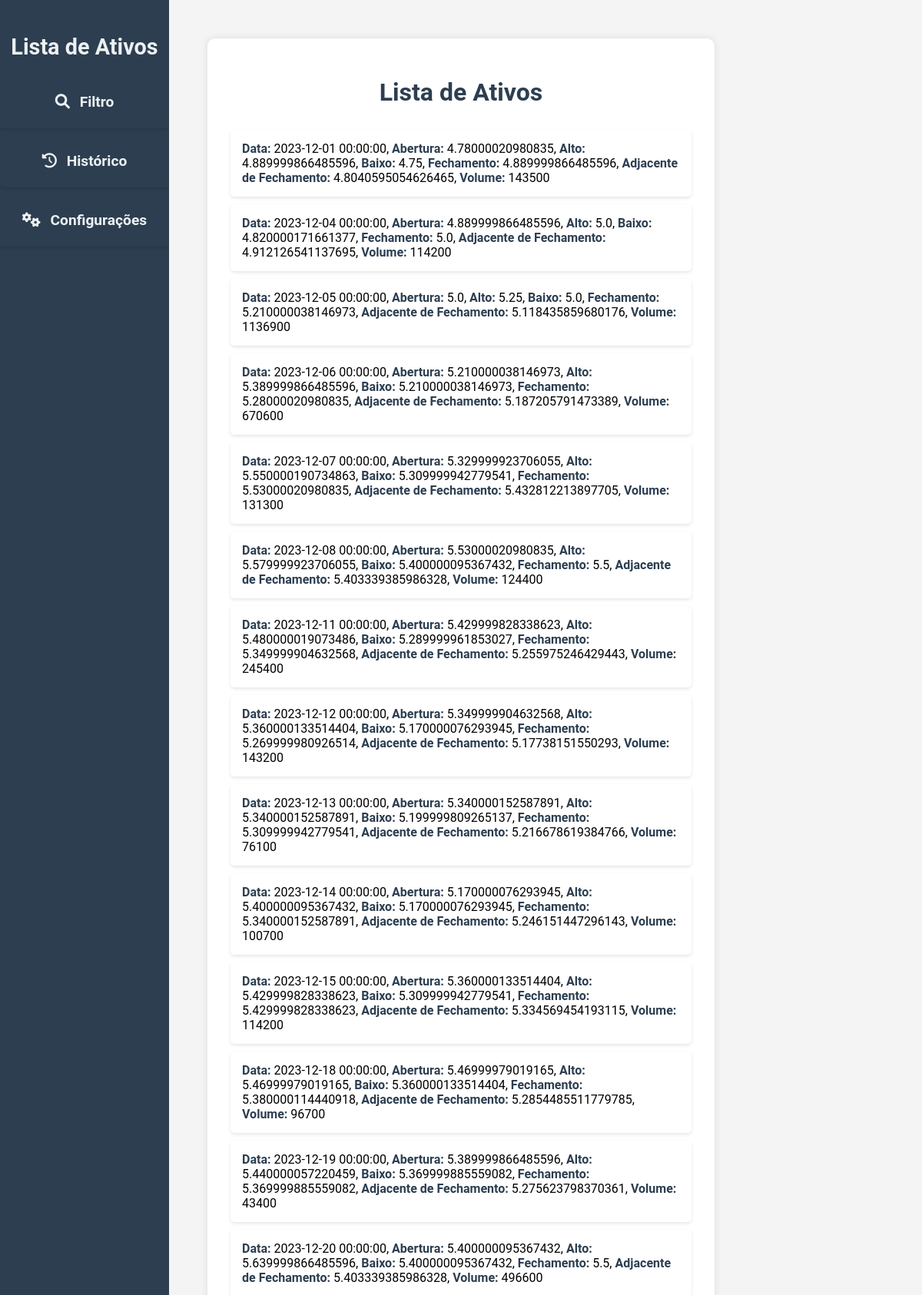
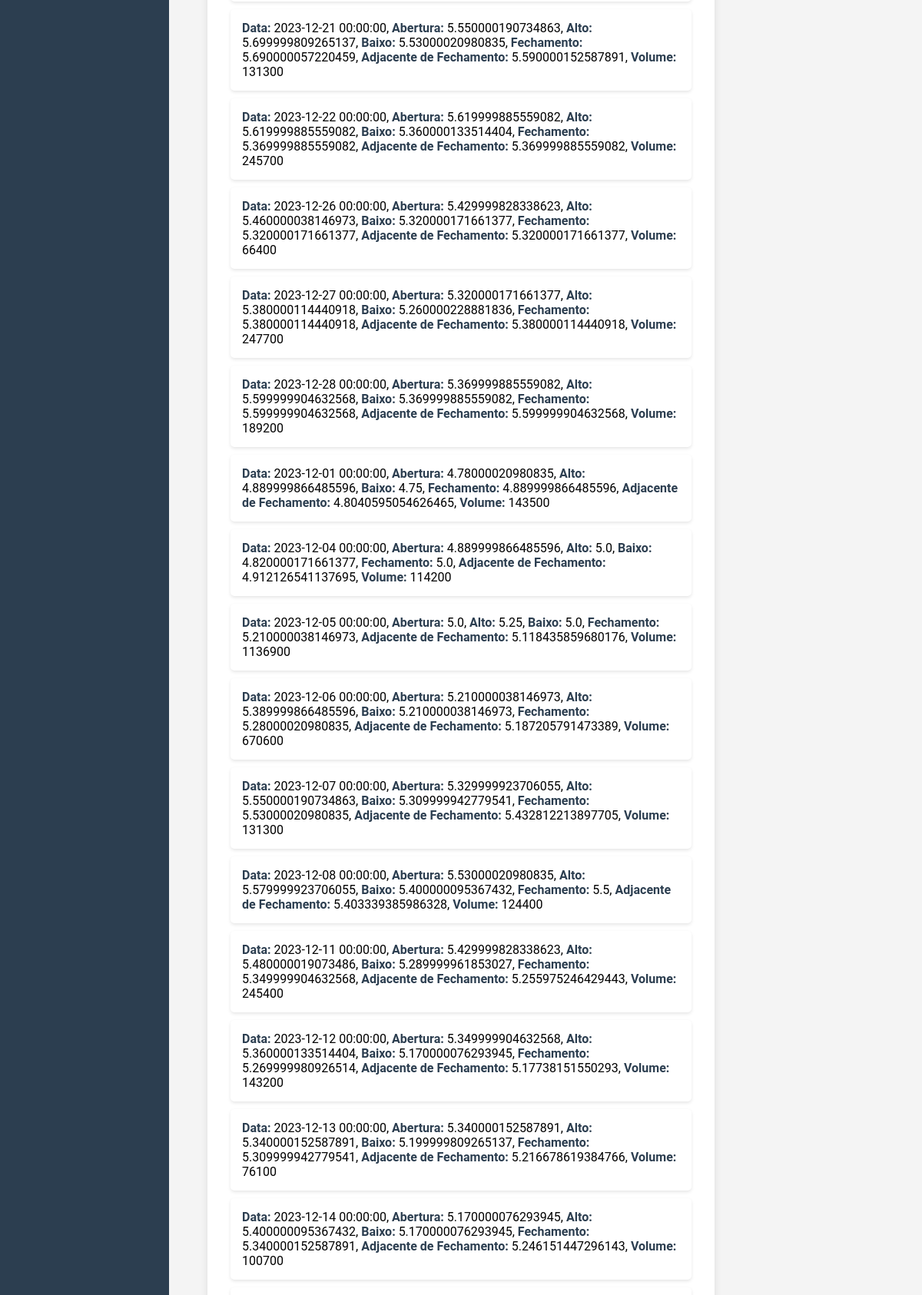
Screenshot of /index/history/ (upper part) with the database file from the repository (2 pictures, top to bottom).
### ativos/models.py (models this page shows)
class Ativo(models.Model):
    date = models.CharField(
        verbose_name = "Data da cotação do ativo",
        max_length = 10,
    )
    open = models.CharField(
        verbose_name = "Preço de abertura",
        max_length = 10,
    )
    high = models.CharField(
        verbose_name = "Preço mais alto",
        max_length = 10,
    )
    low = models.CharField(
        verbose_name = "Preço mais baixo",
        max_length = 10,
    )
    close = models.CharField(
        verbose_name = "Preço de fechamento",
        max_length = 10,
    )
    adj_close = models.CharField(
        verbose_name = "Preço adjacente de fechamento",
        max_length = 10,
    )
    volume = models.CharField(
        verbose_name = "Volume",
        max_length = 20,
    )
    class Meta:
        verbose_name = "Ativo"
        verbose_name_plural = "Ativos"

### members/views.py (the view)
def history(request):
    ativos = Ativo.objects.all()
    return render(request, 'history.html', {'ativos': ativos})

### templates/history.html (shortened to what this page needs)
<!DOCTYPE html>
<html lang="en">
<head>
    {% load static %}
    <link rel="stylesheet" href="https://cdnjs.cloudflare.com/ajax/libs/font-awesome/6.0.0/css/all.min.css">
</head>
<body>
<div id="menu">
    <h2 id="title">Lista de Ativos</h2>
    <ul>
        <li><a href="{% url 'index' %}"><i class="fas fa-search"></i> Filtro </a></li>
        <li><a href="{% url 'history' %}"><i class="fas fa-history"></i> Histórico</a></li>
        <li><a href="{% url 'configuration' %}"><i class="fas fa-cogs"></i>  Configurações</a></li>
    </ul>
</div>
<div id="content_history">
    <h1>Lista de Ativos</h1>
    <ul>
        {% for ativo in ativos %}
            <li>
                <span>Data:</span> {{ ativo.date }},
                <span>Abertura:</span> {{ ativo.open }},
                <span>Alto:</span> {{ ativo.high }},
                <span>Baixo:</span> {{ ativo.low }},
                <span>Fechamento:</span> {{ ativo.close }},
                <span>Adjacente de Fechamento:</span> {{ ativo.adj_close }},
                <span>Volume:</span> {{ ativo.volume }}
            </li>
        {% endfor %}
    </ul>
</div>
</body>
</html>

### templates/history.html (style rules this page uses)
body { font-family: 'Roboto', Arial, sans-serif; margin: 0; padding: 0; background-color: #f4f4f4; }
#menu { width: 220px; height: 100%; background-color: #2c3e50; color: #ecf0f1; position: fixed; left: 0; top: 0; padding-top: 20px; overflow-y: auto; }
#menu h2 { color: #ecf0f1; font-size: 1.8em; margin-bottom: 20px; text-align: center; }
#menu ul { list-style: none; padding: 0; margin: 0; }
#menu li { margin-bottom: 8px; }
#menu a { text-decoration: none; color: #ecf0f1; padding: 8px 12px; display: block; transition: background-color 0.3s ease; text-align: center; font-size: 1.2em; font-weight: bold; border-radius: 4px; font-family: 'Roboto', Arial, sans-serif; }
#menu a i { margin-right: 8px; }
#content_history { margin-left: 240px; max-width: 600px; margin-top: 50px; margin-left: auto; margin-right: auto; padding: 30px; background-color: #fff; border-radius: 10px; box-shadow: 0 0 10px rgba(0, 0, 0, 0.1); }
h1 { color: #2c3e50; text-align: center; margin-bottom: 30px; }
ul { list-style: none; padding: 0; margin: 0; }
li { background-color: transparent; padding: 15px; margin-bottom: 10px; border-radius: 5px; box-shadow: 0 2px 4px rgba(0, 0, 0, 0.1); }
li:before { margin-right: 10px; color: #ecf0f1; }
span { font-weight: bold; color: #555; }

### rows the page displays
Ativo: date "2023-12-01 00:00:00", open "4.78000020980835", high "4.889999866485596", low "4.75", close "4.889999866485596", adj_close "4.8040595054626465", volume "143500"
Ativo: date "2023-12-04 00:00:00", open "4.889999866485596", high "5.0", low "4.820000171661377", close "5.0", adj_close "4.912126541137695", volume "114200"
Ativo: date "2023-12-05 00:00:00", open "5.0", high "5.25", low "5.0", close "5.210000038146973", adj_close "5.118435859680176", volume "1136900"
Ativo: date "2023-12-06 00:00:00", open "5.210000038146973", high "5.389999866485596", low "5.210000038146973", close "5.28000020980835", adj_close "5.187205791473389", volume "670600"
Ativo: date "2023-12-07 00:00:00", open "5.329999923706055", high "5.550000190734863", low "5.309999942779541", close "5.53000020980835", adj_close "5.432812213897705", volume "131300"
Ativo: date "2023-12-08 00:00:00", open "5.53000020980835", high "5.579999923706055", low "5.400000095367432", close "5.5", adj_close "5.403339385986328", volume "124400"
Ativo: date "2023-12-11 00:00:00", open "5.429999828338623", high "5.480000019073486", low "5.289999961853027", close "5.349999904632568", adj_close "5.255975246429443", volume "245400"
Ativo: date "2023-12-12 00:00:00", open "5.349999904632568", high "5.360000133514404", low "5.170000076293945", close "5.269999980926514", adj_close "5.17738151550293", volume "143200"
Ativo: date "2023-12-13 00:00:00", open "5.340000152587891", high "5.340000152587891", low "5.199999809265137", close "5.309999942779541", adj_close "5.216678619384766", volume "76100"
Ativo: date "2023-12-14 00:00:00", open "5.170000076293945", high "5.400000095367432", low "5.170000076293945", close "5.340000152587891", adj_close "5.246151447296143", volume "100700"
Ativo: date "2023-12-15 00:00:00", open "5.360000133514404", high "5.429999828338623", low "5.309999942779541", close "5.429999828338623", adj_close "5.334569454193115", volume "114200"
Ativo: date "2023-12-18 00:00:00", open "5.46999979019165", high "5.46999979019165", low "5.360000133514404", close "5.380000114440918", adj_close "5.2854485511779785", volume "96700"
Ativo: date "2023-12-19 00:00:00", open "5.389999866485596", high "5.440000057220459", low "5.369999885559082", close "5.369999885559082", adj_close "5.275623798370361", volume "43400"
Ativo: date "2023-12-20 00:00:00", open "5.400000095367432", high "5.639999866485596", low "5.400000095367432", close "5.5", adj_close "5.403339385986328", volume "496600"
Ativo: date "2023-12-21 00:00:00", open "5.550000190734863", high "5.699999809265137", low "5.53000020980835", close "5.690000057220459", adj_close "5.590000152587891", volume "131300"
Ativo: date "2023-12-22 00:00:00", open "5.619999885559082", high "5.619999885559082", low "5.360000133514404", close "5.369999885559082", adj_close "5.369999885559082", volume "245700"
Ativo: date "2023-12-26 00:00:00", open "5.429999828338623", high "5.460000038146973", low "5.320000171661377", close "5.320000171661377", adj_close "5.320000171661377", volume "66400"
Ativo: date "2023-12-27 00:00:00", open "5.320000171661377", high "5.380000114440918", low "5.260000228881836", close "5.380000114440918", adj_close "5.380000114440918", volume "247700"
Ativo: date "2023-12-28 00:00:00", open "5.369999885559082", high "5.599999904632568", low "5.369999885559082", close "5.599999904632568", adj_close "5.599999904632568", volume "189200"
Ativo: date "2023-12-01 00:00:00", open "4.78000020980835", high "4.889999866485596", low "4.75", close "4.889999866485596", adj_close "4.8040595054626465", volume "143500"
Ativo: date "2023-12-04 00:00:00", open "4.889999866485596", high "5.0", low "4.820000171661377", close "5.0", adj_close "4.912126541137695", volume "114200"
Ativo: date "2023-12-05 00:00:00", open "5.0", high "5.25", low "5.0", close "5.210000038146973", adj_close "5.118435859680176", volume "1136900"
Ativo: date "2023-12-06 00:00:00", open "5.210000038146973", high "5.389999866485596", low "5.210000038146973", close "5.28000020980835", adj_close "5.187205791473389", volume "670600"
Ativo: date "2023-12-07 00:00:00", open "5.329999923706055", high "5.550000190734863", low "5.309999942779541", close "5.53000020980835", adj_close "5.432812213897705", volume "131300"
Ativo: date "2023-12-08 00:00:00", open "5.53000020980835", high "5.579999923706055", low "5.400000095367432", close "5.5", adj_close "5.403339385986328", volume "124400"
Ativo: date "2023-12-11 00:00:00", open "5.429999828338623", high "5.480000019073486", low "5.289999961853027", close "5.349999904632568", adj_close "5.255975246429443", volume "245400"
Ativo: date "2023-12-12 00:00:00", open "5.349999904632568", high "5.360000133514404", low "5.170000076293945", close "5.269999980926514", adj_close "5.17738151550293", volume "143200"
Ativo: date "2023-12-13 00:00:00", open "5.340000152587891", high "5.340000152587891", low "5.199999809265137", close "5.309999942779541", adj_close "5.216678619384766", volume "76100"
Ativo: date "2023-12-14 00:00:00", open "5.170000076293945", high "5.400000095367432", low "5.170000076293945", close "5.340000152587891", adj_close "5.246151447296143", volume "100700"
